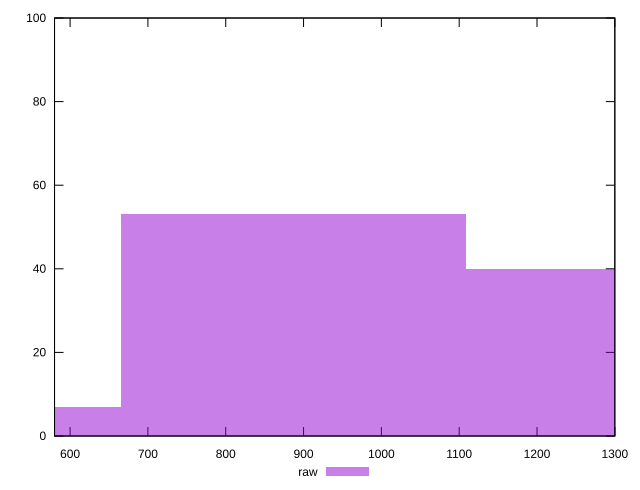

Write the gnuplot code that produced this figure.
reset

$raw <<EOF
886.970426174606 53
1330.455639261909 40
443.485213087303 7
EOF

set key outside below
set boxwidth 443.485213087303
set xrange [580:1300]
set yrange [0:100]
set trange [0:100]
set style fill transparent solid 0.5 noborder
set terminal svg size 640, 490 enhanced background rgb 'white'
set output "report_00009_2021-02-08T22-37-41.559Z/uses-http2/samples/pages+cached+noadtech+nomedia+nocss/raw/histogram.svg"

plot $raw title "raw" with boxes

reset
